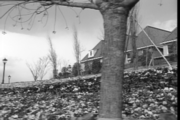
%> input picture ex02/flower-i1.tif, 180 x 120 px
$ octave q5.m   (GNU Octave 9; MATLAB toolbox functions it lacks are replaced by stand-ins)
%> lines starting %> are read from the running program, lines starting %| are printed output that depends on the picture
### ex02/blur_dowsample.m
function [returnIm] = blur_dowsample(I)
%% ex2 q3
%  Returns a blurred and downsampled version of I.

    if (nargin ~= 1)
        error('Please give an image as input');
    end

    load('GaussKernel.mat');                % Using GaussKernel.mat
    tmpIm = conv2(I, GaussKernel, 'same');  % Blur
    returnIm = tmpIm(1:2:end, 1:2:end);     % Downsample

end

### ex02/warp.m
function [Iw,warpMask] = warp(Im,v)

[row_num,col_num] = size(Im);

xx = repmat(1:col_num,row_num,1);
yy = repmat(flipud([1:row_num]'),1,col_num);

Iw = interp2(xx,yy,Im,xx+v(1),yy+v(2));
nan_ind = find(isnan(Iw));
warpMask = ones(size(Iw));
warpMask (nan_ind) = 0;
Iw(nan_ind) = 0;

### ex02/LK_alg.m
function [v] = LK_alg(I1, I2, lambda, mask, v_initial, num_iterations)
%% ex2 q2
%  Lucas Kanade iterative algorithm.
%  Returns the velocity vector of the difference between I1 and I2

    if (nargin ~= 6)
        error('Please give 6 arguments');
    end

    v_prev = v_initial; % Initial guess

    for i = 1:num_iterations

        % Compute I2w (a warpped version of I2)
        [I2w, warpMask] = warp(I2, v_prev);

        % Get derivatives of I1 and I2w in the boundries of the mask (after
        % taking the warpping into acount)
        curr_mask = warpMask .* mask;
        [Ix, Iy, It] = ImageDerivatives(I1, I2w);
        Ix = Ix .* curr_mask;
        Iy = Iy .* curr_mask;
        It = It .* curr_mask;

        % Calculate A
        A11 = sum(sum(Ix.^2));
        A22 = sum(sum(Iy.^2));
        IxIy = sum(sum( Ix .* Iy ));    % A12 A21
        A = [A11+lambda IxIy ;
             IxIy       A22+lambda];

        % Calculate B
        B = -( [ sum(sum(Ix .* It)) ; sum(sum(Iy .* It)) ] );

        % Calculage v_prev
        v_prev = v_prev + ( (inv(A) * B)' );
    end

    % Upon finishing all iterations, return the last computed v
    v = v_prev;

end

### ex02/Full_LK_alg.m
function [v] = Full_LK_alg(I1, I2, lambda, mask, num_iterations)
%% ex2 q4
%  Returns the estimated velocity.

    if (nargin ~= 5)
        error('Please give 5 arguments');
    end

    % Blur and dowssample
    tmpI1 = blur_dowsample(I1);
    tmpI2 = blur_dowsample(I2);

    % Get v_blurred (single iteration, [0 0] as initial guess and
    %  corresponding mask size).
    tmpMask = mask(1:2:end,1:2:end);
    v_blurred = LK_alg(tmpI1, tmpI2, lambda, tmpMask, [0 0], 1);

    % Run LK
    v = LK_alg(I1, I2, lambda, mask, 2*v_blurred, num_iterations);

end

### ex02/ImageDerivatives.m
function [Ix, Iy, It] = ImageDerivatives(I1, I2)
%% ex2 q1
%  Returns the derivatives of the I1, I2 across the X dimension,
%  the Y dimension, and time.

    if (nargin ~= 2)
        error('Please give 2 images as input');
    end

    % The Kernels
    Kx = .25 .* [1 -1 ; 1 -1];
    Ky = .25 .* [-1 -1 ; 1 1];
    Kt = .25 .* [1  1 ; 1  1];

    % Compute x derivation
    Ix = conv2(I1, Kx, 'same') + conv2(I2, Kx, 'same');

    % Compute y derivation
    Iy = conv2(I1, Ky, 'same') + conv2(I2, Ky, 'same');

    % Compute time derivation
    It = conv2(I2, Kt, 'same') - conv2(I1, Kt, 'same');

end

### ex02/q5.m
%% ex2 q5: Test flowers vs tree velocity

clc;
num_iterations = 100;
im1 = double(imread('flower-i1.tif'));
%> im1: size 120x180 double; min 0, max 255, mean 134.3; mean of the top-left, top-right, bottom-left and bottom-right quarters 194.6, 122.9, 130.8, 89.1
im2 = double(imread('flower-i2.tif'));
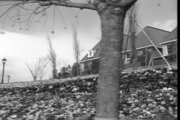
%> input picture ex02/flower-i2.tif, 180 x 120 px
%> im2: size 120x180 double; min 0, max 255, mean 134; mean of the top-left, top-right, bottom-left and bottom-right quarters 194.3, 122.3, 130.3, 89.1
flowers1 = im1(101:120, 1:60);
flowers2 = im2(101:120, 1:60);
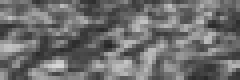
%> flowers2: size 20x60 double (shown 4 times larger); min 37, max 217, mean 109.8
tree1 = im1(101:120, 60:120);
tree2 = im2(101:120, 60:120);

disp('Full LK on whole images:')
Full_LK_alg(f1, f2, 0, ones(size(f1)), num_iterations)
%> (this line was passed over: f1 is not available in this run)
disp('Full LK on flowers:')
flowers_v = Full_LK_alg(flowers1, flowers2, 0, ones(size(flowers1)), num_iterations)
%> in blur_dowsample, `tmpIm = conv2(I, GaussKernel, 'same');`:
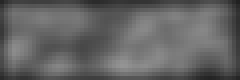
%> tmpIm: size 20x60 double (shown 4 times larger); min 33.27, max 148.5, mean 100
%> the loop in LK_alg, `for i = 1:num_iterations` made 1 pass
%> (A11, A22, IxIy, A, B, v_prev) on pass 1: (76891.3, 307714.7, -3991.6, [76891.3 -3991.6; -3991.6 307714.7], [-8826.3; 3336.1], [-0.114 0.00936])
%> in LK_alg, `v = v_prev;`: v = [-0.114 0.00936]
%> in LK_alg (call 2), `v_prev = v_initial;`: v_prev = [-0.229 0.0187]
%> the loop in LK_alg (call 2), `for i = 1:num_iterations` made 100 passes
%> (A11, A22, IxIy, A, B, v_prev) on passes 1 to 6: (434139.4, 1652194.8, -97617.6, [434139.4 -97617.6; -97617.6 1652194.8], [-269525.2; 83963.4], [-0.846 0.033]), (546246.9, 1736693.4, -110354.8, [546246.9 -110354.8; -110354.8 1736693.4], [-115411.5; 19491.9], [-1.06 0.0308]), (575736.5, 1726861.8, -109066.7, [575736.5 -109066.7; -109066.7 1726861.8], [-57002.2; -2028.3], [-1.16 0.0233]), (559030.5, 1720643.9, -106842.2, [559030.5 -106842.2; -106842.2 1720643.9], [-25063.1; -7465.9], [-1.2 0.0161]), (552671.5, 1722111.7, -106178.1, [552671.5 -106178.1; -106178.1 1722111.7], [-10576.2; -8147.7], [-1.22 0.0101]), (550392.9, 1725674.4, -106088.2, [550392.9 -106088.2; -106088.2 1725674.4], [-4389.9; -7054.4], [-1.23 0.00547])
%> pass 1, in LK_alg (call 2), `[I2w, warpMask] = warp(I2, v_prev);`:
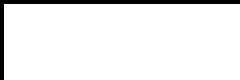
%> warpMask: size 20x60 double (shown 4 times larger); values 0 (black) and 1 (white), 93.4% white; black in thin lines or dots
%> pass 1, in ImageDerivatives (call 2), `Ix = conv2(I1, Kx, 'same') + conv2(I2, Kx, 'same');`:
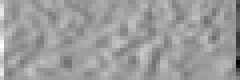
%> Ix: size 20x60 double (shown 4 times larger); min -167.2, max 102.8, mean -1; drawn with min black and max white
%> in LK_alg (call 2), `v = v_prev;`: v = [-1.22 0.0977]
disp('Full LK on tree:')
tree_v = Full_LK_alg(tree1, tree2, 0, ones(size(tree1)), num_iterations)
%> in blur_dowsample (call 4), `tmpIm = conv2(I, GaussKernel, 'same');`:
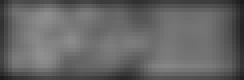
%> tmpIm: size 20x61 double (shown 4 times larger); min 26.56, max 143.4, mean 101.3
%> the loop in LK_alg (call 4), `for i = 1:num_iterations` made 100 passes
%> (A11, A22, IxIy, A, B, v_prev) on passes 1 to 6: (326123, 1499911.8, -37602.5, [326123 -37602.5; -37602.5 1499911.8], [-148102.9; 25407.6], [-1.17 0.00829]), (351143.3, 1504095.3, -38839.2, [351143.3 -38839.2; -38839.2 1504095.3], [-81631.1; 9235.3], [-1.4 0.00842]), (336644.5, 1495905.9, -37682.3, [336644.5 -37682.3; -37682.3 1495905.9], [-34490.2; 1811.8], [-1.51 0.00705]), (333605.1, 1495345.2, -37470.1, [333605.1 -37470.1; -37470.1 1495345.2], [-13679.6; -1253.1], [-1.55 0.00518]), (333021.3, 1496335.3, -37476.5, [333021.3 -37476.5; -37476.5 1496335.3], [-5332.1; -2174.9], [-1.56 0.00332]), (332941.4, 1497506.5, -37525.9, [332941.4 -37525.9; -37525.9 1497506.5], [-2061; -2255], [-1.57 0.00165])
%> (A11, A22, IxIy) on pass 25: (332648.8, 1495062.1, -37391.7)
%> pass 1, in ImageDerivatives (call 63), `Ix = conv2(I1, Kx, 'same') + conv2(I2, Kx, 'same');`:
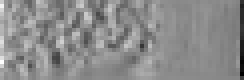
%> Ix: size 20x61 double (shown 4 times larger); min -100.9, max 82.21, mean -0.8; drawn with min black and max white
disp('Flowers to tree velocity ratio:')
flowers_v ./ tree_v
%> ans = [0.775 4.27]
